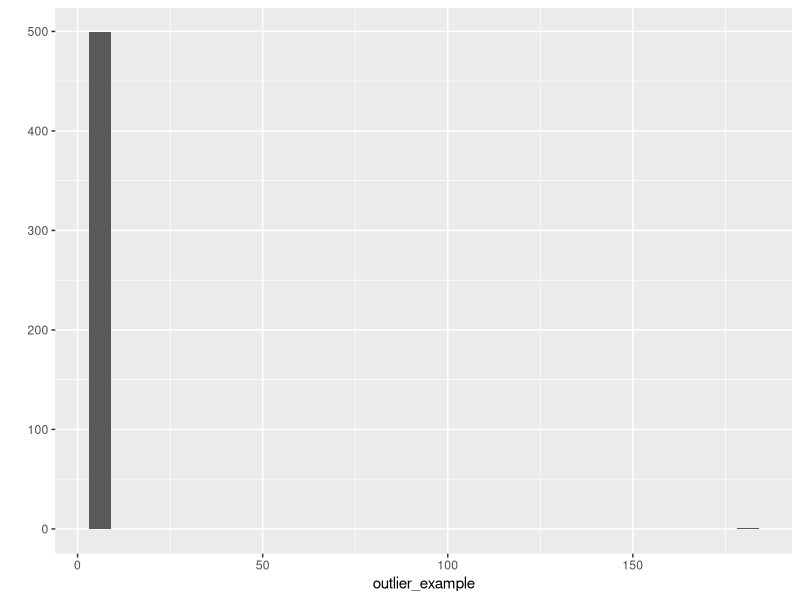
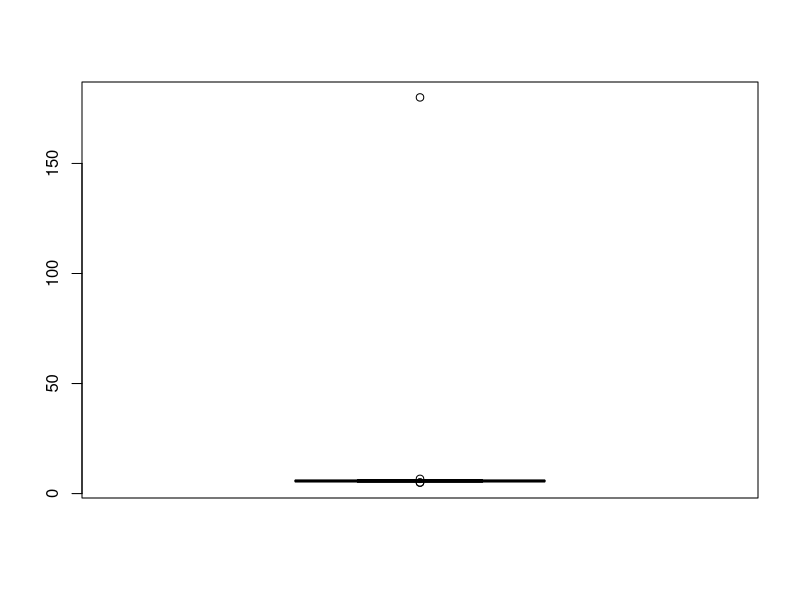
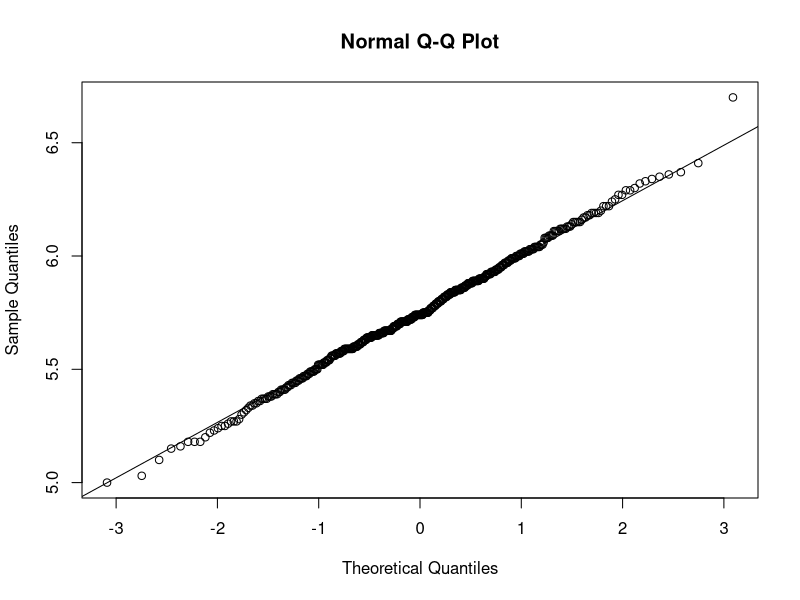
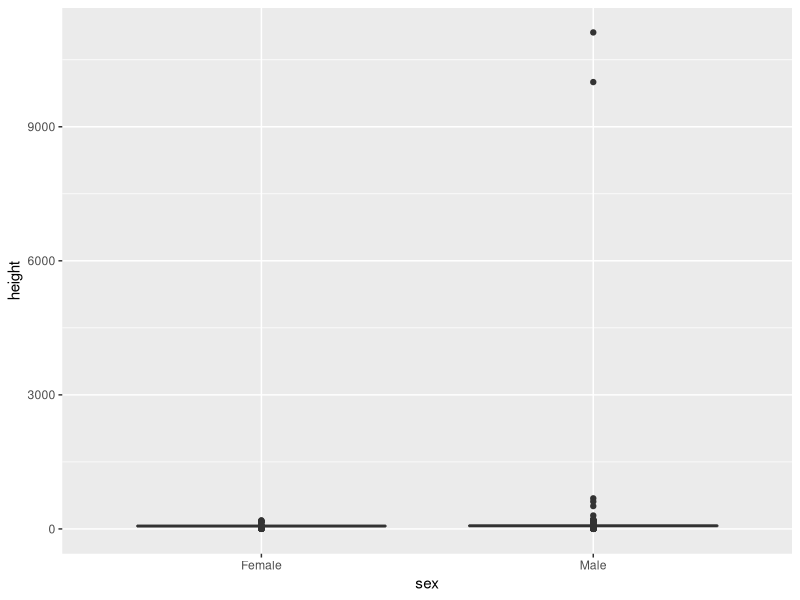

Here is the R script that generated these plots, in order:
## ---- chunk 1
library(tidyverse)
library(dslabs)
data(outlier_example)
str(outlier_example)
## ---- chunk 2
mean(outlier_example)
sd(outlier_example)
## ---- chunk 3
qplot(outlier_example)
## ---- chunk 4
boxplot(outlier_example)
## ---- chunk 5
median(outlier_example)
## ---- chunk 6
IQR(outlier_example) / 1.349
## ---- chunk 7
q3 <- qnorm(0.75)
q1 <- qnorm(0.25)
iqr <- q3 - q1
r <- c(q1 - 1.5*iqr, q3 + 1.5*iqr)
r
## ---- chunk 8
max_height <- quantile(outlier_example, 0.75) + 3*IQR(outlier_example)
max_height
## ---- chunk 9
x <- outlier_example[outlier_example < max_height]
qqnorm(x)
qqline(x)
## ---- chunk 10
mad(outlier_example)
## ---- chunk 11
    x_with_error <- x
    x_with_error[1] <- x_with_error[1]*10
## ---- chunk 12
library(dslabs)
data("reported_heights")
head(reported_heights)
## ---- chunk 13
reported_heights <- reported_heights %>%
  mutate(original_heights = height, height = as.numeric(height))
## ---- chunk 14
reported_heights %>% 
  filter(is.na(height)) %>% 
  head()
## ---- chunk 15
reported_heights <- filter(reported_heights, !is.na(height))
## ---- chunk 16
reported_heights %>% 
  group_by(sex) %>%
  summarize(average = mean(height), sd = sd(height),
            median = median(height), MAD = mad(height))
## ---- chunk 17
reported_heights %>% 
  ggplot(aes(sex, height)) + 
  geom_boxplot()
## ---- chunk 18
reported_heights %>% 
  arrange(desc(height)) %>% 
  top_n(10, height)
## ---- chunk 19
max_height <- quantile(reported_heights$height, .75) + 3*IQR(reported_heights$height)
min_height <- quantile(reported_heights$height, .25) - 3*IQR(reported_heights$height)
c(min_height, max_height)
## ---- chunk 20
reported_heights %>% 
  filter(!between(height, min_height, max_height)) %>% 
  select(original_heights) %>%
  head(n=10)
